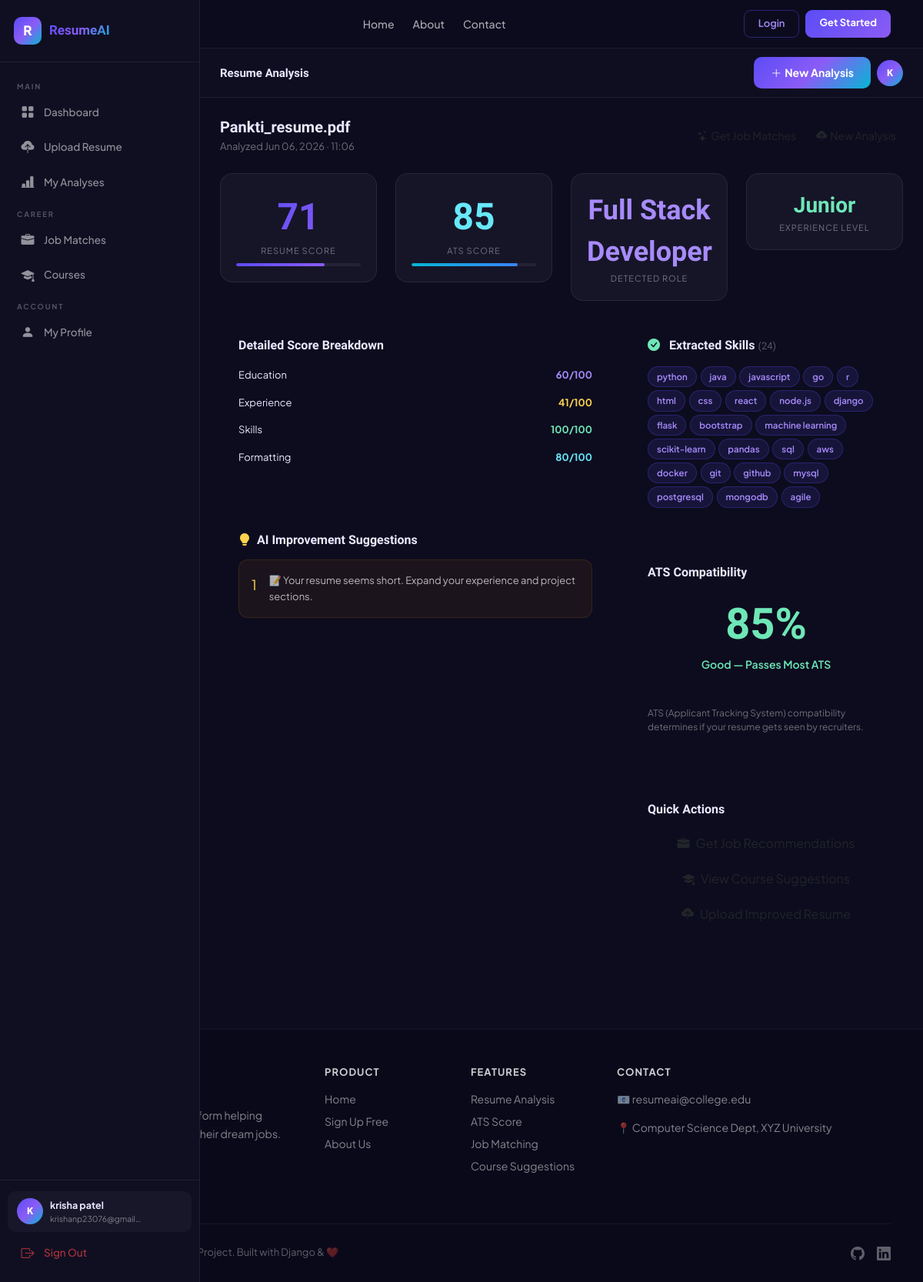
Screenshot of /analyzer/analysis/1/ (signed in) with the database file from the repository.
### analyzer/models.py (models this page shows, shortened)
class Resume(models.Model):
    STATUS_CHOICES = [
        ('pending', 'Pending'),
        ('analyzing', 'Analyzing'),
        ('completed', 'Completed'),
        ('failed', 'Failed'),
    ]
    user = models.ForeignKey(User, on_delete=models.CASCADE, related_name='resumes')
    file = models.FileField(upload_to='resumes/')
    original_filename = models.CharField(max_length=255)
    uploaded_at = models.DateTimeField(auto_now_add=True)
    status = models.CharField(max_length=20, choices=STATUS_CHOICES, default='pending')
    is_active = models.BooleanField(default=True)
    class Meta:
        ordering = ['-uploaded_at']

class ResumeAnalysis(models.Model):
    resume = models.OneToOneField(Resume, on_delete=models.CASCADE, related_name='analysis')
    resume_score = models.IntegerField(default=0)
    ats_score = models.IntegerField(default=0)
    extracted_skills = models.JSONField(default=list)
    missing_skills = models.JSONField(default=list)
    improvement_suggestions = models.JSONField(default=list)
    education_score = models.IntegerField(default=0)
    experience_score = models.IntegerField(default=0)
    skills_score = models.IntegerField(default=0)
    formatting_score = models.IntegerField(default=0)
    keyword_density = models.FloatField(default=0.0)
    detected_role = models.CharField(max_length=100, blank=True)
    experience_level = models.CharField(max_length=50, blank=True)
    raw_text = models.TextField(blank=True)
    analyzed_at = models.DateTimeField(auto_now_add=True)

### analyzer/views.py (the view)
# urls.py: path('analysis/<int:pk>/', views.resume_analysis, name='resume_analysis'),
@login_required
def resume_analysis(request, pk):
    resume = get_object_or_404(Resume, pk=pk, user=request.user)
    analysis = get_object_or_404(ResumeAnalysis, resume=resume)
    return render(request, 'analyzer/analysis.html', {
        'resume': resume,
        'analysis': analysis
    })

### templates/analyzer/analysis.html (shortened to what this page needs)
{% extends 'base.html' %}
{% block page_title %}Resume Analysis{% endblock %}
{% block content %}
<div class="d-flex align-items-center justify-content-between mb-4 flex-wrap gap-3">
  <div>
    <h5 style="font-family:'Sora',sans-serif;font-weight:800;margin-bottom:4px;">{{ resume.original_filename }}</h5>
    <p style="color:rgba(255,255,255,0.4);font-size:13px;margin:0;">Analyzed {{ resume.uploaded_at|date:"M d, Y · H:i" }}</p>
  </div>
  <div class="d-flex gap-2">
    <a href="{% url 'generate_recommendations' %}" class="btn btn-outline-custom btn-sm">
      <i class="bi bi-stars me-1"></i>Get Job Matches
    </a>
    <a href="{% url 'upload_resume' %}" class="btn btn-primary-custom btn-sm">
      <i class="bi bi-cloud-upload-fill me-1"></i>New Analysis
    </a>
  </div>
</div>
<div class="row g-4 mb-4">
  <div class="col-6 col-lg-3">
    <div class="stat-card text-center">
      <div style="font-size:48px;font-weight:800;font-family:'Sora',sans-serif;background:linear-gradient(135deg,#5B4CF5,#8B5CF6);-webkit-background-clip:text;-webkit-text-fill-color:transparent;">{{ analysis.resume_score }}</div>
      <div style="font-size:11px;text-transform:uppercase;letter-spacing:1px;color:rgba(255,255,255,0.4);margin-bottom:8px;">Resume Score</div>
      <div style="height:4px;background:rgba(255,255,255,0.06);border-radius:4px;overflow:hidden;"><div style="height:100%;width:{{ analysis.resume_score }}%;background:linear-gradient(135deg,#5B4CF5,#8B5CF6);border-radius:4px;"></div></div>
    </div>
  </div>
  <div class="col-6 col-lg-3">
    <div class="stat-card text-center">
      <div style="font-size:48px;font-weight:800;font-family:'Sora',sans-serif;color:#67E8F9;">{{ analysis.ats_score }}</div>
      <div style="font-size:11px;text-transform:uppercase;letter-spacing:1px;color:rgba(255,255,255,0.4);margin-bottom:8px;">ATS Score</div>
      <div style="height:4px;background:rgba(255,255,255,0.06);border-radius:4px;overflow:hidden;"><div style="height:100%;width:{{ analysis.ats_score }}%;background:linear-gradient(135deg,#06B6D4,#3B82F6);border-radius:4px;"></div></div>
    </div>
  </div>
  <div class="col-6 col-lg-3">
    <div class="stat-card text-center">
      <div style="font-size:36px;font-weight:800;font-family:'Sora',sans-serif;color:#A78BFA;">{{ analysis.detected_role }}</div>
      <div style="font-size:11px;text-transform:uppercase;letter-spacing:1px;color:rgba(255,255,255,0.4);">Detected Role</div>
    </div>
  </div>
  <div class="col-6 col-lg-3">
    <div class="stat-card text-center">
      <div style="font-size:28px;font-weight:800;font-family:'Sora',sans-serif;color:#6EE7B7;">{{ analysis.experience_level }}</div>
      <div style="font-size:11px;text-transform:uppercase;letter-spacing:1px;color:rgba(255,255,255,0.4);">Experience Level</div>
    </div>
  </div>
</div>
<div class="row g-4">
  <div class="col-lg-7">
    <div class="card-dark p-4 mb-4">
      <h6 style="font-family:'Sora',sans-serif;font-weight:700;margin-bottom:20px;">Detailed Score Breakdown</h6>
      {% for label, score, color in scores %}
      <div class="mb-3">
        <div class="d-flex justify-content-between mb-2">
          <span style="font-size:13px;font-weight:500;">{{ label }}</span>
          <span style="font-size:13px;font-weight:700;color:{{ color }};">{{ score }}<span style="color:rgba(255,255,255,0.3);font-weight:400;">/100</span></span>
        </div>
        <div class="progress-custom"><div class="progress-bar-custom" style="width:0%;background:{{ color }};" data-width="{{ score }}"></div></div>
      </div>
      {% empty %}
      <div class="mb-3">
        <div class="d-flex justify-content-between mb-2"><span style="font-size:13px;">Education</span><span style="font-size:13px;font-weight:700;color:#A78BFA;">{{ analysis.education_score }}/100</span></div>
      </div>
      <div class="mb-3">
        <div class="d-flex justify-content-between mb-2"><span style="font-size:13px;">Experience</span><span style="font-size:13px;font-weight:700;color:#FCD34D;">{{ analysis.experience_score }}/100</span></div>
      </div>
      <div class="mb-3">
        <div class="d-flex justify-content-between mb-2"><span style="font-size:13px;">Skills</span><span style="font-size:13px;font-weight:700;color:#6EE7B7;">{{ analysis.skills_score }}/100</span></div>
      </div>
      <div class="mb-3">
        <div class="d-flex justify-content-between mb-2"><span style="font-size:13px;">Formatting</span><span style="font-size:13px;font-weight:700;color:#67E8F9;">{{ analysis.formatting_score }}/100</span></div>
      </div>
      {% endfor %}
    </div>
    <div class="card-dark p-4">
      <h6 style="font-family:'Sora',sans-serif;font-weight:700;margin-bottom:16px;"><i class="bi bi-lightbulb-fill me-2" style="color:#FCD34D;"></i>AI Improvement Suggestions</h6>
      {% for suggestion in analysis.improvement_suggestions %}
      <div class="d-flex gap-3 mb-3 p-3" style="background:rgba(245,158,11,0.06);border:1px solid rgba(245,158,11,0.12);border-radius:12px;">
        <div style="color:#FCD34D;font-size:18px;flex-shrink:0;margin-top:2px;">{{ forloop.counter }}</div>
        <p style="font-size:13px;color:rgba(255,255,255,0.7);line-height:1.6;margin:0;">{{ suggestion }}</p>
      </div>
      {% empty %}
      <p style="color:rgba(255,255,255,0.4);font-size:14px;">Great job! Your resume looks strong. Keep it updated with your latest experience.</p>
      {% endfor %}
    </div>
  </div>
  <div class="col-lg-5">
    <div class="card-dark p-4 mb-4">
      <h6 style="font-family:'Sora',sans-serif;font-weight:700;margin-bottom:16px;">
        <i class="bi bi-check-circle-fill me-2" style="color:#6EE7B7;"></i>
        Extracted Skills <span style="color:rgba(255,255,255,0.3);font-weight:400;font-size:13px;">({{ analysis.extracted_skills|length }})</span>
      </h6>
      {% for skill in analysis.extracted_skills %}
        <span class="skill-badge">{{ skill }}</span>
      {% empty %}
        <p style="color:rgba(255,255,255,0.4);font-size:13px;">No skills detected. Make sure your resume has a Skills section.</p>
      {% endfor %}
    </div>
    <div class="card-dark p-4 mb-4">
      <h6 style="font-family:'Sora',sans-serif;font-weight:700;margin-bottom:16px;">ATS Compatibility</h6>
      <div class="text-center mb-3">
        <div style="font-size:56px;font-weight:800;font-family:'Sora',sans-serif;color:{% if analysis.ats_score >= 70 %}#6EE7B7{% elif analysis.ats_score >= 50 %}#FCD34D{% else %}#FCA5A5{% endif %};">
          {{ analysis.ats_score }}%
        </div>
        <div style="font-size:14px;font-weight:600;color:{% if analysis.ats_score >= 70 %}#6EE7B7{% elif analysis.ats_score >= 50 %}#FCD34D{% else %}#FCA5A5{% endif %};">
          {% if analysis.ats_score >= 70 %}Good — Passes Most ATS{% elif analysis.ats_score >= 50 %}Fair — Needs Improvement{% else %}Poor — Likely Rejected{% endif %}
        </div>
      </div>
      <div class="progress-custom mb-3" style="height:12px;">
      </div>
      <p style="font-size:12px;color:rgba(255,255,255,0.4);">ATS (Applicant Tracking System) compatibility determines if your resume gets seen by recruiters.</p>
    </div>
    <div class="card-dark p-4">
      <h6 style="font-family:'Sora',sans-serif;font-weight:700;margin-bottom:16px;">Quick Actions</h6>
      <div class="d-grid gap-2">
        <a href="{% url 'generate_recommendations' %}" class="btn btn-primary-custom">
          <i class="bi bi-briefcase-fill me-2"></i>Get Job Recommendations
        </a>
        <a href="{% url 'course_recommendations' %}" class="btn btn-outline-custom">
          <i class="bi bi-mortarboard-fill me-2"></i>View Course Suggestions
        </a>
        <a href="{% url 'upload_resume' %}" class="btn btn-outline-custom">
          <i class="bi bi-cloud-upload-fill me-2"></i>Upload Improved Resume
        </a>
      </div>
    </div>
  </div>
</div>
{% endblock %}

### templates/base.html (shortened to what this page needs)
<!DOCTYPE html>
<html lang="en">
<head>
<link href="https://cdn.jsdelivr.net/npm/bootstrap@5.3.2/dist/css/bootstrap.min.css" rel="stylesheet"/>
<link href="https://cdn.jsdelivr.net/npm/bootstrap-icons@1.11.3/font/bootstrap-icons.css" rel="stylesheet"/>
</head>
<body style="background:#0D0C1E;color:#EAE8FF">
    {% include 'partials/navbar.html' %}
{% if user.is_authenticated %}
<nav id="sidebar">
  <div class="sb-brand">
    <div class="sb-logo">R</div>
    <span class="sb-name">ResumeAI</span>
  </div>
  <div class="sb-nav">
    <div class="sb-sec">Main</div>
    <a href="{% url 'dashboard' %}" class="sb-link {% if request.resolver_match.url_name == 'dashboard' %}active{% endif %}">
      <i class="bi bi-grid-fill"></i> Dashboard
    </a>
    <a href="{% url 'upload_resume' %}" class="sb-link {% if request.resolver_match.url_name == 'upload_resume' %}active{% endif %}">
      <i class="bi bi-cloud-upload-fill"></i> Upload Resume
    </a>
    <a href="{% url 'analysis_list' %}" class="sb-link {% if request.resolver_match.url_name == 'analysis_list' %}active{% endif %}">
      <i class="bi bi-bar-chart-line-fill"></i> My Analyses
    </a>
    <div class="sb-sec">Career</div>
    <a href="{% url 'job_recommendations' %}" class="sb-link {% if request.resolver_match.url_name == 'job_recommendations' %}active{% endif %}">
      <i class="bi bi-briefcase-fill"></i> Job Matches
    </a>
    <a href="{% url 'course_recommendations' %}" class="sb-link {% if request.resolver_match.url_name == 'course_recommendations' %}active{% endif %}">
      <i class="bi bi-mortarboard-fill"></i> Courses
    </a>
    <div class="sb-sec">Account</div>
    <a href="{% url 'profile' %}" class="sb-link {% if request.resolver_match.url_name == 'profile' %}active{% endif %}">
      <i class="bi bi-person-fill"></i> My Profile
    </a>
  </div>
  <div class="sb-foot">
    <div class="sb-user">
      <div class="avatar">{{ user.first_name|slice:":1"|default:user.username|slice:":1"|upper }}</div>
      <div style="min-width:0">
        <div style="font-size:12.5px;font-weight:700;overflow:hidden;text-overflow:ellipsis;white-space:nowrap">{{ user.get_full_name|default:user.username }}</div>
        <div style="font-size:10.5px;color:rgba(255,255,255,0.45)">{{ user.email|truncatechars:20 }}</div>
      </div>
    </div>
    <a href="{% url 'logout' %}" class="sb-link" style="color:rgba(239,68,68,.7)">
      <i class="bi bi-box-arrow-right"></i> Sign Out
    </a>
  </div>
</nav>
<div id="main">
  <div class="topbar">
    <div class="d-flex align-items-center gap-3">
      <h6 class="mb-0" style="font-family:'Sora',sans-serif;font-size:15px;font-weight:700">{% block page_title %}Dashboard{% endblock %}</h6>
    </div>
    <div class="d-flex align-items-center gap-2">
      <a href="{% url 'upload_resume' %}" class="btn btn-g btn-sm d-none d-md-flex align-items-center gap-1">
        <i class="bi bi-plus-lg"></i> New Analysis
      </a>
      <div class="avatar" style="cursor:pointer" onclick="location.href='{% url 'profile' %}'">
        {{ user.first_name|slice:":1"|default:user.username|slice:":1"|upper }}
      </div>
    </div>
  </div>
  <div class="page-body">
    {% block content %}{% endblock %}
  </div>
</div>
{% endif %}
{% include 'partials/footer.html' %}
</body>
</html>

### templates/base.html (style rules this page uses)
* { margin:0;padding:0;box-sizing:border-box }
body { font-family:'Plus Jakarta Sans',sans-serif;background:#0D0C1E;color:#EAE8FF;min-height:100vh }
#sidebar { position:fixed;top:0;left:0;bottom:0;width:260px;background:#100F22;border-right:1px solid rgba(255,255,255,0.07);z-index:1000;display:flex;flex-direction:column;overflow-y:auto;transition:transform .3s }
.sb-brand { padding:22px 18px;border-bottom:1px solid rgba(255,255,255,0.07);display:flex;align-items:center;gap:10px }
.sb-logo { width:36px;height:36px;border-radius:10px;background:linear-gradient(135deg,#5B4CF5,#8B5CF6,#06B6D4);display:flex;align-items:center;justify-content:center;font-weight:800;font-size:17px;color:#fff;flex-shrink:0 }
.sb-name { font-family:'Sora',sans-serif;font-weight:800;font-size:17px;background:linear-gradient(135deg,#5B4CF5,#8B5CF6,#06B6D4);-webkit-background-clip:text;-webkit-text-fill-color:transparent }
.sb-nav { padding:14px 10px;flex:1 }
.sb-sec { font-size:9.5px;font-weight:700;letter-spacing:1.8px;color:rgba(255,255,255,0.28);text-transform:uppercase;padding:10px 12px 5px }
.sb-link { display:flex;align-items:center;gap:11px;padding:9px 13px;border-radius:10px;color:rgba(255,255,255,0.55);text-decoration:none;font-size:13.5px;font-weight:500;transition:all .2s;margin-bottom:2px;border-left:3px solid transparent }
.sb-link i { font-size:17px;width:20px;text-align:center }
.sb-foot { padding:14px 10px;border-top:1px solid rgba(255,255,255,0.07) }
.sb-user { display:flex;align-items:center;gap:9px;padding:9px 12px;border-radius:10px;background:rgba(255,255,255,0.03);margin-bottom:6px }
.avatar { width:34px;height:34px;border-radius:50%;background:linear-gradient(135deg,#5B4CF5,#8B5CF6,#06B6D4);display:flex;align-items:center;justify-content:center;font-weight:800;font-size:12px;color:#fff;flex-shrink:0 }
#main { margin-left:260px;min-height:100vh;transition:margin-left .3s }
.topbar { background:rgba(16,15,34,0.96);backdrop-filter:blur(14px);border-bottom:1px solid rgba(255,255,255,0.07);padding:11px 26px;position:sticky;top:0;z-index:100;display:flex;align-items:center;justify-content:space-between }
.page-body { padding:26px }
.stat-card { background:#161528;border:1px solid rgba(255,255,255,0.07);border-radius:16px;padding:20px;transition:transform .2s,box-shadow .2s }
.skill-badge { display:inline-flex;align-items:center;padding:4px 11px;border-radius:20px;font-size:11.5px;font-weight:600;background:rgba(91,76,245,0.13);border:1px solid rgba(91,76,245,0.28);color:#A78BFA;margin:2px 2px 2px 0 }
.btn-g { background:linear-gradient(135deg,#5B4CF5,#8B5CF6,#06B6D4);border:none;color:#fff;font-weight:700;border-radius:10px;padding:10px 22px;transition:all .2s;font-size:14px }

### rows the page displays
Resume: original_filename "Pankti_resume.pdf", uploaded_at "Jun 06, 2026 · 11:06"
ResumeAnalysis: resume_score "71", ats_score "85", detected_role "Full Stack Developer", experience_level "Junior", education_score "60", experience_score "41", skills_score "100", formatting_score "80", extracted_skills|length "24"

### other values shown
{{ user.first_name|slice:":1"|default:user.username|slice:":1"|upper }} "K"
{{ user.get_full_name|default:user.username }} "krisha patel"
{{ user.email|truncatechars:20 }} "krishanp23076@gmail…"
{{ suggestion }} "📝 Your resume seems short. Expand your experience and project sections."
{{ skill }} "python" "java" "javascript" "go" "r" "html" "css" "react" "node.js" "django" "flask" "bootstrap" "machine learning" "scikit-learn" "pandas" "sql" "aws" "docker" "git" "github" "mysql" "postgresql" "mongodb" "agile"
